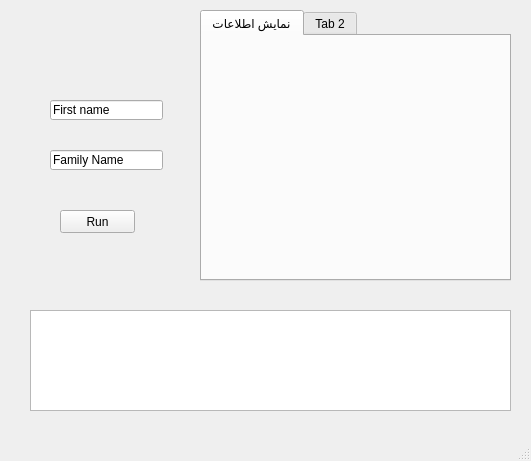
<?xml version="1.0" encoding="UTF-8"?>
<ui version="4.0">
 <class>MainWindow</class>
 <widget class="QMainWindow" name="MainWindow">
  <property name="geometry">
   <rect>
    <x>0</x>
    <y>0</y>
    <width>531</width>
    <height>461</height>
   </rect>
  </property>
  <property name="windowTitle">
   <string>MainWindow</string>
  </property>
  <widget class="QWidget" name="centralwidget">
   <widget class="QLineEdit" name="lineEdit">
    <property name="geometry">
     <rect>
      <x>50</x>
      <y>100</y>
      <width>113</width>
      <height>20</height>
     </rect>
    </property>
    <property name="text">
     <string>First name</string>
    </property>
   </widget>
   <widget class="QLineEdit" name="lineEdit_2">
    <property name="geometry">
     <rect>
      <x>50</x>
      <y>150</y>
      <width>113</width>
      <height>20</height>
     </rect>
    </property>
    <property name="text">
     <string>Family Name</string>
    </property>
   </widget>
   <widget class="QTabWidget" name="tabWidget">
    <property name="geometry">
     <rect>
      <x>200</x>
      <y>10</y>
      <width>311</width>
      <height>271</height>
     </rect>
    </property>
    <property name="currentIndex">
     <number>0</number>
    </property>
    <widget class="QWidget" name="tab">
     <attribute name="title">
      <string>نمایش اطلاعات</string>
     </attribute>
    </widget>
    <widget class="QWidget" name="tab_2">
     <attribute name="title">
      <string>Tab 2</string>
     </attribute>
    </widget>
   </widget>
   <widget class="QTextBrowser" name="textBrowser">
    <property name="geometry">
     <rect>
      <x>30</x>
      <y>310</y>
      <width>481</width>
      <height>101</height>
     </rect>
    </property>
   </widget>
   <widget class="QPushButton" name="Run">
    <property name="geometry">
     <rect>
      <x>60</x>
      <y>210</y>
      <width>75</width>
      <height>23</height>
     </rect>
    </property>
    <property name="layoutDirection">
     <enum>Qt::LeftToRight</enum>
    </property>
    <property name="text">
     <string>Run</string>
    </property>
   </widget>
  </widget>
  <widget class="QMenuBar" name="menubar">
   <property name="geometry">
    <rect>
     <x>0</x>
     <y>0</y>
     <width>531</width>
     <height>21</height>
    </rect>
   </property>
  </widget>
  <widget class="QStatusBar" name="statusbar"/>
 </widget>
 <resources/>
 <connections>
  <connection>
   <sender>Run</sender>
   <signal>clicked()</signal>
   <receiver>textBrowser</receiver>
   <slot>deleteLater()</slot>
   <hints>
    <hint type="sourcelabel">
     <x>97</x>
     <y>242</y>
    </hint>
    <hint type="destinationlabel">
     <x>270</x>
     <y>381</y>
    </hint>
   </hints>
  </connection>
 </connections>
</ui>
